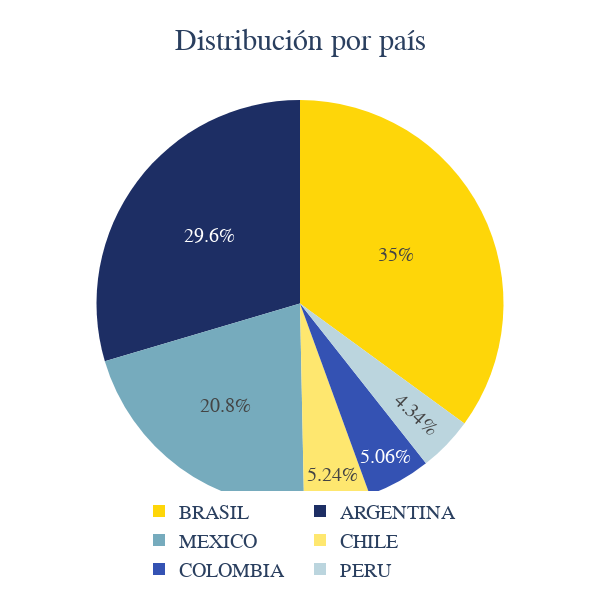

The cell this chart's notebook holds for it:
### Markdown cell above
### Analisis univariado de variables categoricas

### Code cell
# Pie chart redimensionado para presentación
site_df = df.groupby(['site_id']).agg(
    total=('element_id', 'count')
).reset_index()

fig_pie = px.pie(
    site_df,
    names='site_id',
    values='total',
    title="Distribución por país",
    color_discrete_sequence=["#FED609", "#1D2E64", "#76ABBD"]
)
fig_pie.update_layout(
    width=600, height=600,
    font=dict(family="Trebuchet MS", size=20),  # Fuente
    title=dict(text="Distribución por país", x=0.5, font=dict(size=30)),  # Centrar y agrandar título
    legend=dict(orientation="h", yanchor="bottom", y=-0.2, xanchor="center", x=0.5)  # Leyenda
)
fig_pie.show()

### Figure 1 — Plotly figure (JSON) as saved in the notebook; plotly's stock layout.template omitted (floating-point values rounded to 4 significant figures)
{"data": [{"domain": {"x": [0, 1], "y": [0, 1]}, "hovertemplate": "site_id=%{label}<br>total=%{value}<extra></extra>", "labels": ["ARGENTINA", "BRASIL", "CHILE", "COLOMBIA", "MEXICO", "PERU"], "legendgroup": "", "name": "", "showlegend": true, "type": "pie", "values": [11938, 14142, 2116, 2044, 8378, 1754]}], "layout": {"font": {"family": "Trebuchet MS", "size": 20}, "height": 600, "legend": {"orientation": "h", "tracegroupgap": 0, "x": 0.5, "xanchor": "center", "y": -0.2, "yanchor": "bottom"}, "piecolorway": ["#FED609", "#1D2E64", "#76ABBD"], "title": {"font": {"size": 30}, "text": "Distribución por país", "x": 0.5}, "width": 600}}
